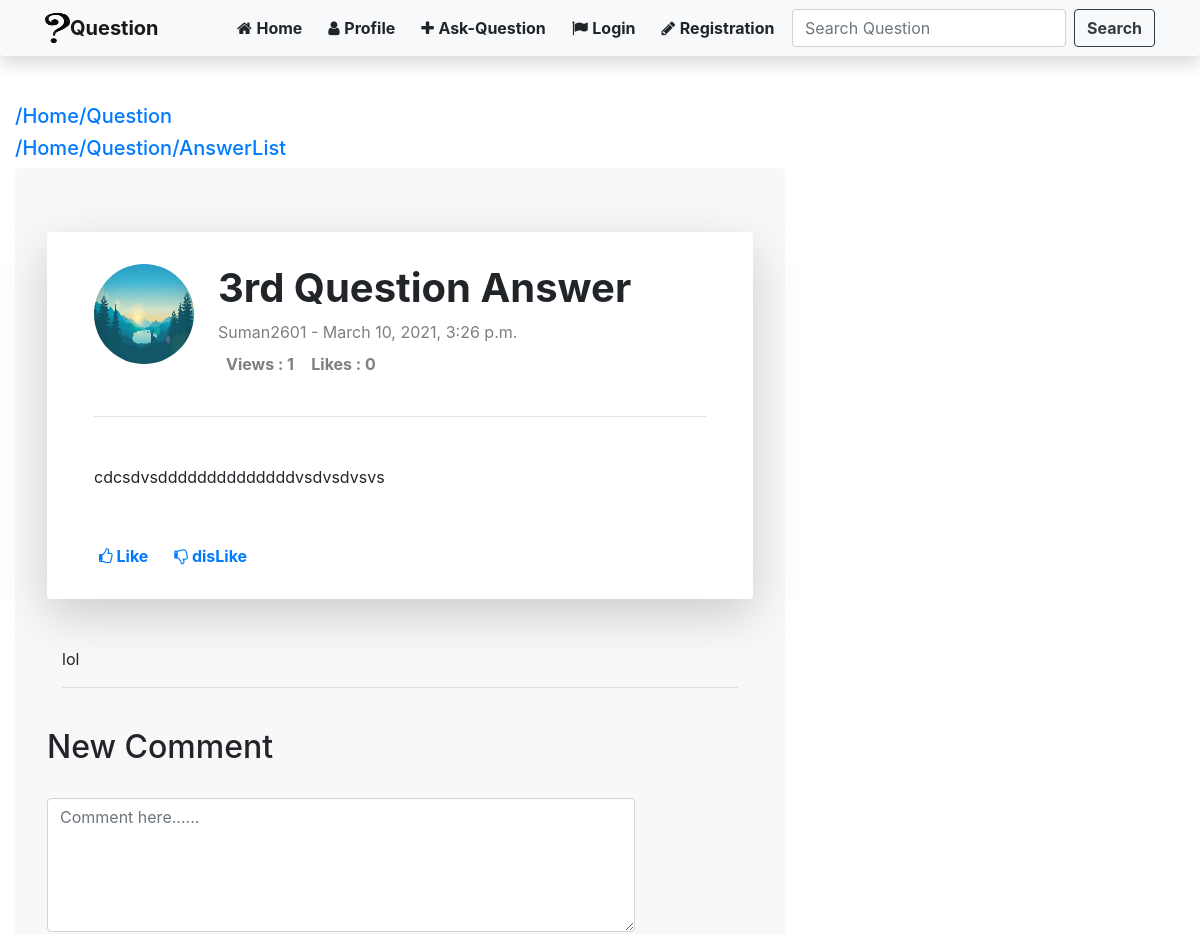
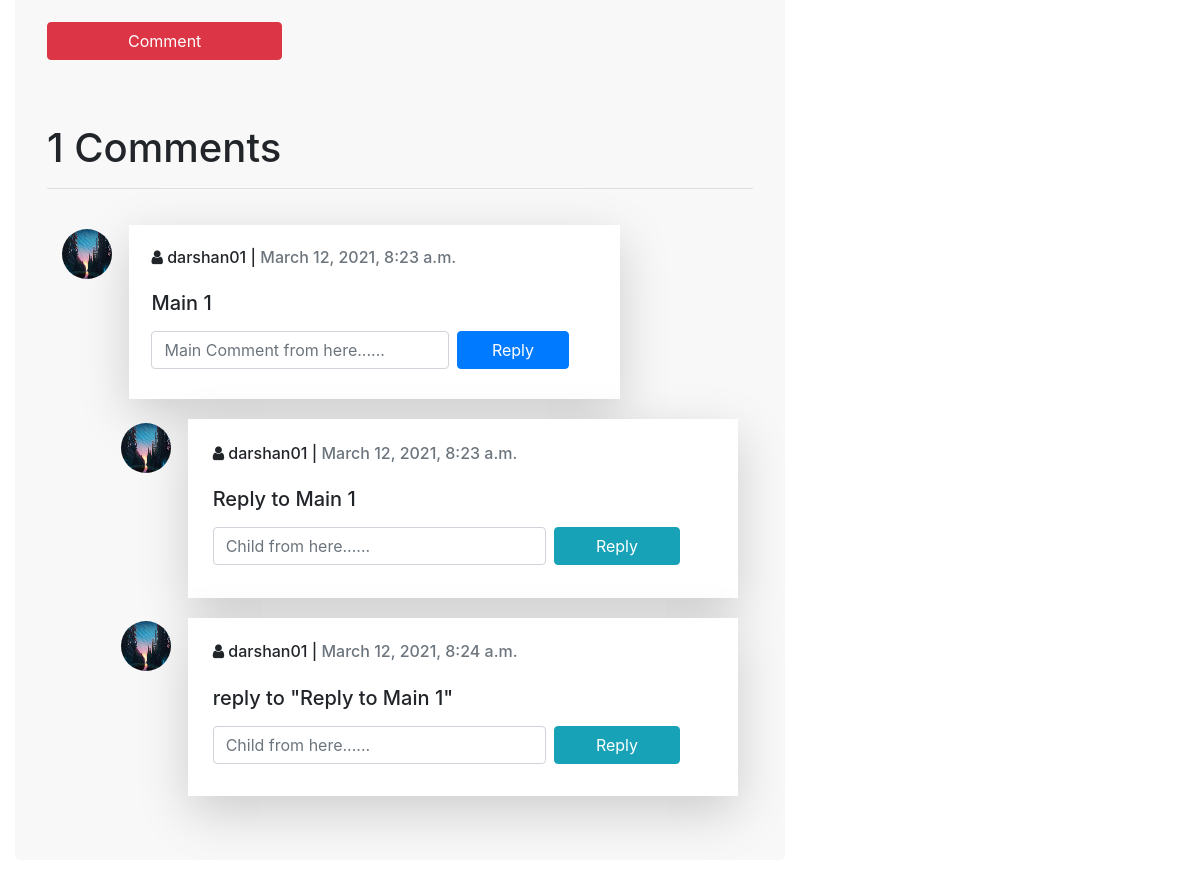
The app's page /Listanswer/8/DetailsANS/8/ with its own data (2 pictures, top to bottom).
### Question/models.py (models this page shows, shortened)
class Answer(models.Model):
    Qid = models.ForeignKey(Question, on_delete=models.CASCADE, null=True)
    postby = models.ForeignKey(User, on_delete=models.CASCADE, null=True)
    postdate = models.DateTimeField(auto_now_add=True)
    title = models.TextField(null=True)
    description = RichTextField(null=True)
    Tags = TaggableManager(blank=True)
    likes = models.ManyToManyField(User, related_name='ans_like', blank=True)
    views = models.ManyToManyField(
        IpModel, related_name="ans_views", blank=True)
    comment = models.ManyToManyField(
        Comment, related_name='ans_comment', null=True, blank=True)
    def total_like(self):
        return self.likes.count()
    def total_view(self):
        return self.views.count()

class Comment(models.Model):
    postby = models.ForeignKey(User, on_delete=models.CASCADE, null=True)
    body = models.TextField(blank=False, null=False)
    parent = models.ForeignKey(
        'self', on_delete=models.CASCADE, related_name='replies', null=True)
    timestamp = models.DateTimeField(default=now)
    class Meta:
        ordering = ('timestamp',)

### Profile/models.py (models this page shows, shortened)
class Profile(models.Model):
    user = models.OneToOneField(User, on_delete=models.CASCADE)
    image = models.ImageField(default='default.jpg', upload_to='Profile_pic')
    gender = models.CharField(choices=GENDER_CHOICES,
                              max_length=10, default='Male')
    Address = models.TextField(null=True, blank=True)
    education = models.TextField(null=True, blank=True)
    skill = TaggableManager(blank=True)
    about = models.TextField(null=True)

### Question/views.py (the view)
def Detailanswer(request, qid, aid):
    ans = Answer.objects.get(id=aid)
    total_like = ans.total_like()
    tagsList = []
    for tag in ans.Tags.all():
        tagsList.append(tag.name)
    ip = get_client_ip(request)
    if not IpModel.objects.filter(ip=ip).exists():
        IpModel.objects.create(ip=ip)
    ans.views.add(IpModel.objects.get(ip=ip))
    total_view = ans.total_view()
    comments = ans.comment.all().order_by('-timestamp')
    totalcomt = comments.count()
    return render(request, 'Questions/DetailAnswer.html', {'ans': ans, 'tagsList': tagsList, 'qid': qid, 'total_like': total_like, 'total_view': total_view, 'comments': comments, 'totalcomt': totalcomt})

### Question/views.py (called while the page is built)
def get_client_ip(request):
    x_forwarded_for = request.META.get('HTTP_X_FORWARDED_FOR')
    if x_forwarded_for:
        ip = x_forwarded_for.split(',')[0]
    else:
        ip = request.META.get('REMOTE_ADDR')
    return ip

### Question/templates/Questions/DetailAnswer.html (shortened to what this page needs)
{% extends "Questions/base.html" %}
{% block content %}
<h5><a href="/DetailsQUE/{{ans.Qid.id}}">/Home/Question</a></h5>
<h5><a href="/Listanswer/{{qid}}">/Home/Question/AnswerList</a></h5>
<div class="row">
    <div class="col-sm-8">
        <div style="background:rgb(248, 248, 248)" class="jumbotron">
            <div class="container">
                <div class="d-flex justify-content-center row shadow-lg p-4 mb-5 bg-white rounded">
                    <div class="col">
                        <div class="d-flex flex-column comment-section">
                            <div class="bg-white p-2">
                                <div class="d-flex flex-row user-info"><img class="rounded-circle"
                                        src="{{ans.postby.profile.image.url}}" width="100" height="100">
                                    <div class="d-flex flex-column justify-content-start ml-4">
                                        <h1><b> {{ans.title}} </b></h1>
                                        <span class="date text-black-50">{{ans.postby}} - {{ans.postdate}}</span>
                                        <span class="date text-black-50">
                                            <div class="like p-2 cursor"><b>Views : {{total_view}}
                                                </b>&nbsp;&nbsp; <b>Likes : {{total_like}}
                                                </b></div>
                                        </span>
                                        <span class="date text-black-50">
                                            <div class="like p-2 cursor"> </div>
                                        </span>
                                    </div>
                                </div>
                                <hr>
                                <div class="mt-5">
                                    <p class="comment-text">{{ans.description |safe}}</p>
                                </div>
                            </div>
                            <br>
                            <div class="bg-white">
                                <div class="d-flex flex-row fs-12">
                                    <form action="/Listanswer/{{qid}}/DetailsANS/{{ans.id}}/like" method="POST">
                                        <button type="submit" name="ansid" value="{{ans.id}}"
                                            style="text-decoration:None;" class="btn btn-link"><i
                                                class="fa fa-thumbs-o-up"></i><b> Like</b></button>
                                    </form>
                                    <form action="/Listanswer/{{qid}}/DetailsANS/{{ans.id}}/dislike" method="POST">
                                        <button type="submit" name="ansid" value="{{ans.id}}"
                                            style="text-decoration:None;" class="btn btn-link"><i
                                                class="fa fa-thumbs-o-down"></i><b> disLike</b></button>
                                    </form>
                                </div>
                            </div>
                        </div>
                    </div>
                </div>
                {%for l in tagsList%}
                {{l}}
                {%endfor%}
                <hr>
                <br>
            </div>
            <h2>New Comment</h2>
            <br>
            <form class="form-group " method="POST" action="/Listanswer/{{qid}}/DetailsANS/{{ans.id}}/comment">
                <textarea name="body" cols="40" rows="5" class="form-control mr-sm-2 col-sm-10"
                    placeholder="Comment here......" required></textarea>
                <br>
                <input type="submit" class="btn btn-danger col-sm-4" value="Comment" />
            </form>
            <br>
            <br>
            <h1>{{totalcomt}} Comments</h1>
            <hr>
            {%for c in comments %}
            {% if not c.parent %}
            <div class="container">
                <div class="row">
                    <div class="col-md-10">
                        <div class="media g-mb-30 media-comment">
                            <img class="d-flex g-width-50 g-height-50 rounded-circle g-mt-3 g-mr-15"
                                src="{{c.postby.profile.image.url}}" alt="Image Description">
                            <div class="media-body shadow-lg g-bg-secondary g-pa-30">
                                <h6 class="h6 g-color-gray-dark-v1 mb-0"><i class="fa fa-user"></i> {{c.postby}} | <span
                                        class="g-color-gray-dark-v4 text-muted">{{c.timestamp}}</span></h6>
                                <br>
                                <h5>
                                    <p class="comment-text">{{c.body}}</p>
                                </h5>
                                <div>
                                    <form class="form-inline my-2 my-lg-2" method="POST"
                                        action="/Listanswer/{{qid}}/DetailsANS/{{ans.id}}/comment">
                                        <input type="text" name="body" class="form-control mr-sm-2 col-sm-8"
                                            placeholder="Main Comment from here......" required>
                                        <input type="submit" class="btn btn-primary col-sm-3" value="Reply" />
                                    </form>
                                </div>
                            </div>
                        </div>
                    </div>
                </div>
            </div>
            {%endif%}
            {% for reply in c.replies.all %}
            <div class="container">
                <div class="row">
                    <div class="col-md-1"></div>
                    <div class="col-md-11">
                        <div class="media g-mb-30 media-comment">
                            <img class="d-flex g-width-50 g-height-50 rounded-circle g-mt-3 g-mr-15"
                                src="{{reply.postby.profile.image.url}}" alt="Image Description">
                            <div class="media-body shadow-lg g-bg-secondary g-pa-30">
                                <h6 class="h6 g-color-gray-dark-v1 mb-0"><i class="fa fa-user"></i> {{reply.postby}} |
                                    <span class="g-color-gray-dark-v4 text-muted">{{reply.timestamp}}</span>
                                </h6>
                                <br>
                                <h5>
                                    <p class="comment-text">{{reply.body}}</p>
                                </h5>
                                <div>
                                    <form class="form-inline my-2 my-lg-2" method="POST"
                                        action="/Listanswer/{{qid}}/DetailsANS/{{ans.id}}/comment">
                                        <input type="text" name="body" class="form-control mr-sm-2 col-sm-8"
                                            placeholder="Child from here......" required>
                                        <input type="submit" class="btn btn-info col-sm-3" value="Reply" />
                                    </form>
                                </div>
                            </div>
                        </div>
                    </div>
                </div>
            </div>
            {%endfor%}
            {%endfor%}
        </div>
    </div>
    <div class="col-sm-4">
        <br>
    </div>
</div>
{% endblock content %}

### Question/templates/Questions/DetailAnswer.html (style rules this page uses)
@media (min-width: 0) { .g-mr-15 { margin-right: 1.07143rem !important; } }
@media (min-width: 0) { .g-mt-3 { margin-top: 0.21429rem !important; } }
.g-height-50 { height: 50px; }
.g-width-50 { width: 50px !important; }
@media (min-width: 0) { .g-pa-30 { padding: 4% !important; } }
.g-bg-secondary { background-color: #ffffff !important; }
.media-comment { margin-top: 20px }

### records on screen
Answer: postby.profile.image (picture), title "3rd Question Answer", postby "Suman2601", postdate "March 10, 2021, 3:26 p.m.", description "cdcsdvsddddddddddddddvsdvsdvsvs"
Tag: tagsList "lol"
Comment: postby.profile.image (picture), postby "darshan01", timestamp "March 12, 2021, 8:23 a.m.", body "Main 1"
Comment: postby.profile.image (picture), postby "darshan01", timestamp "March 12, 2021, 8:23 a.m.", body "Reply to Main 1"
Comment: postby.profile.image (picture), postby "darshan01", timestamp "March 12, 2021, 8:24 a.m.", body "reply to \"Reply to Main 1\""

### other values on screen
{{ total_view }} "1"
{{ total_like }} "0"
{{ totalcomt }} "1"
